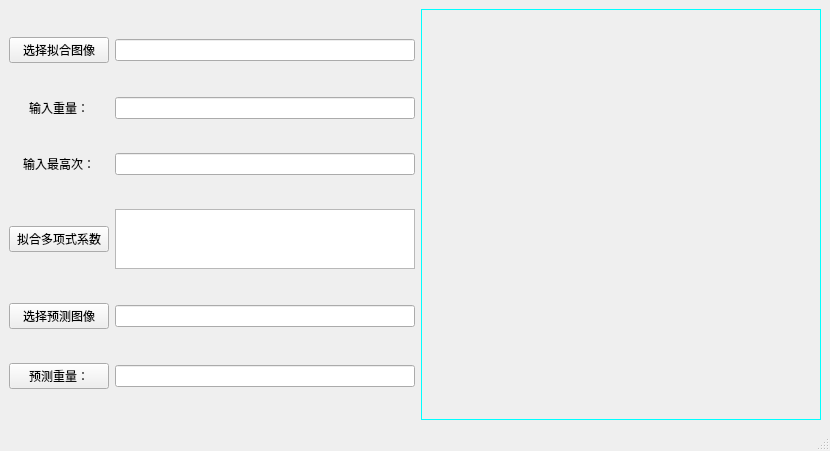
<?xml version="1.0" encoding="UTF-8"?>
<ui version="4.0">
 <class>MainWindow_7</class>
 <widget class="QMainWindow" name="MainWindow_7">
  <property name="geometry">
   <rect>
    <x>0</x>
    <y>0</y>
    <width>824</width>
    <height>451</height>
   </rect>
  </property>
  <property name="windowTitle">
   <string>X光图像估算物体重量</string>
  </property>
  <widget class="QWidget" name="centralwidget">
   <layout class="QHBoxLayout" name="horizontalLayout_7">
    <item>
     <layout class="QVBoxLayout" name="verticalLayout">
      <item>
       <layout class="QHBoxLayout" name="horizontalLayout_6">
        <item>
         <widget class="QPushButton" name="pushButton">
          <property name="minimumSize">
           <size>
            <width>100</width>
            <height>0</height>
           </size>
          </property>
          <property name="text">
           <string>选择拟合图像</string>
          </property>
         </widget>
        </item>
        <item>
         <widget class="QLineEdit" name="lineEdit">
          <property name="minimumSize">
           <size>
            <width>300</width>
            <height>0</height>
           </size>
          </property>
         </widget>
        </item>
       </layout>
      </item>
      <item>
       <layout class="QHBoxLayout" name="horizontalLayout_5">
        <item>
         <widget class="QLabel" name="label_2">
          <property name="minimumSize">
           <size>
            <width>100</width>
            <height>0</height>
           </size>
          </property>
          <property name="maximumSize">
           <size>
            <width>16777215</width>
            <height>20</height>
           </size>
          </property>
          <property name="text">
           <string>输入重量：</string>
          </property>
          <property name="alignment">
           <set>Qt::AlignCenter</set>
          </property>
         </widget>
        </item>
        <item>
         <widget class="QLineEdit" name="lineEdit_2">
          <property name="minimumSize">
           <size>
            <width>300</width>
            <height>0</height>
           </size>
          </property>
         </widget>
        </item>
       </layout>
      </item>
      <item>
       <layout class="QHBoxLayout" name="horizontalLayout_4">
        <item>
         <widget class="QLabel" name="label_3">
          <property name="minimumSize">
           <size>
            <width>100</width>
            <height>0</height>
           </size>
          </property>
          <property name="text">
           <string>输入最高次：</string>
          </property>
          <property name="alignment">
           <set>Qt::AlignCenter</set>
          </property>
         </widget>
        </item>
        <item>
         <widget class="QLineEdit" name="lineEdit_3">
          <property name="minimumSize">
           <size>
            <width>300</width>
            <height>0</height>
           </size>
          </property>
         </widget>
        </item>
       </layout>
      </item>
      <item>
       <layout class="QHBoxLayout" name="horizontalLayout_3">
        <item>
         <widget class="QPushButton" name="pushButton_2">
          <property name="minimumSize">
           <size>
            <width>100</width>
            <height>0</height>
           </size>
          </property>
          <property name="text">
           <string>拟合多项式系数</string>
          </property>
         </widget>
        </item>
        <item>
         <widget class="QTextEdit" name="textEdit">
          <property name="maximumSize">
           <size>
            <width>16777215</width>
            <height>60</height>
           </size>
          </property>
         </widget>
        </item>
       </layout>
      </item>
      <item>
       <layout class="QHBoxLayout" name="horizontalLayout_2">
        <item>
         <widget class="QPushButton" name="pushButton_3">
          <property name="minimumSize">
           <size>
            <width>100</width>
            <height>0</height>
           </size>
          </property>
          <property name="text">
           <string>选择预测图像</string>
          </property>
         </widget>
        </item>
        <item>
         <widget class="QLineEdit" name="lineEdit_4">
          <property name="minimumSize">
           <size>
            <width>300</width>
            <height>0</height>
           </size>
          </property>
         </widget>
        </item>
       </layout>
      </item>
      <item>
       <layout class="QHBoxLayout" name="horizontalLayout">
        <item>
         <widget class="QPushButton" name="pushButton_4">
          <property name="minimumSize">
           <size>
            <width>100</width>
            <height>0</height>
           </size>
          </property>
          <property name="text">
           <string>预测重量：</string>
          </property>
         </widget>
        </item>
        <item>
         <widget class="QLineEdit" name="lineEdit_5">
          <property name="minimumSize">
           <size>
            <width>300</width>
            <height>0</height>
           </size>
          </property>
         </widget>
        </item>
       </layout>
      </item>
     </layout>
    </item>
    <item>
     <widget class="QLabel" name="label">
      <property name="minimumSize">
       <size>
        <width>400</width>
        <height>400</height>
       </size>
      </property>
      <property name="styleSheet">
       <string notr="true">border-width: 1px;
border-style: solid;
border-color: rgb(0, 255, 255);</string>
      </property>
      <property name="text">
       <string/>
      </property>
     </widget>
    </item>
   </layout>
  </widget>
  <widget class="QMenuBar" name="menubar">
   <property name="geometry">
    <rect>
     <x>0</x>
     <y>0</y>
     <width>824</width>
     <height>17</height>
    </rect>
   </property>
  </widget>
  <widget class="QStatusBar" name="statusbar"/>
 </widget>
 <resources/>
 <connections/>
</ui>
